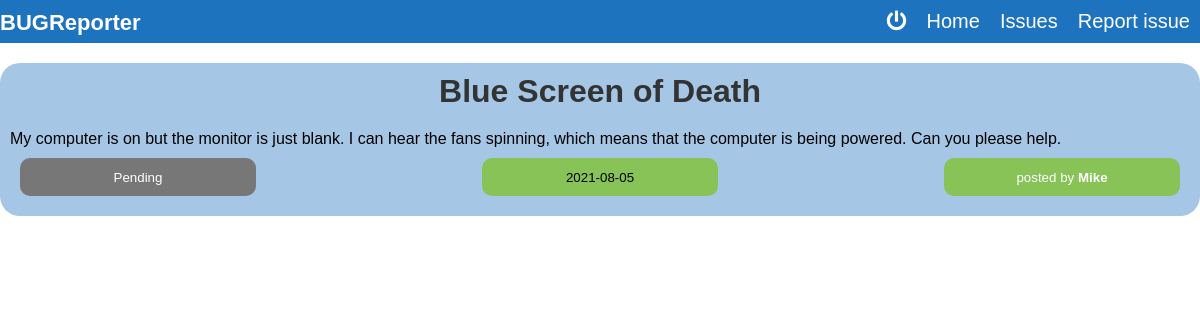
/issue/2 (signed in), run on an earlier commit of the app's database.
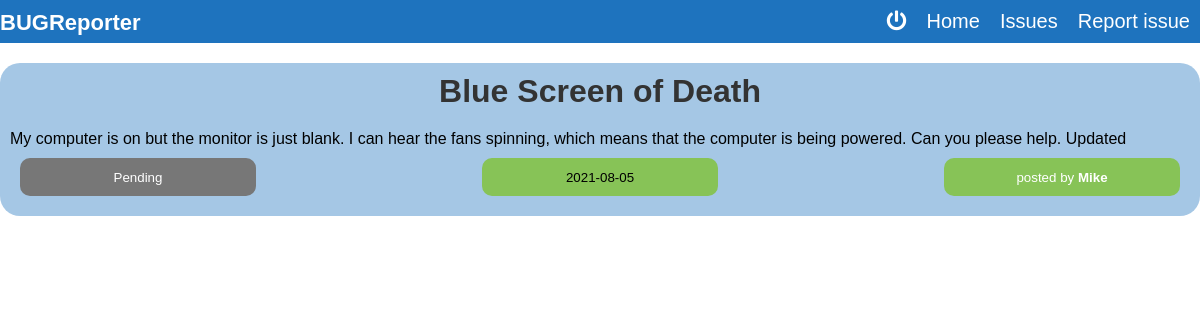
And on a later commit of the database.
### issues_blog/models.py (models this page shows, shortened)
class Issue(db.Model):
    __tablename__ = 'issues'
    id = db.Column(db.Integer, primary_key = True)
    title = db.Column(db.String(60), nullable = False)
    content = db.Column(db.Text, nullable = False)
    status = db.Column(db.String(20), nullable = False, default = 'Pending')
    date_created = db.Column(db.DateTime, nullable = False, default = datetime.utcnow)
    user_id = db.Column(db.Integer, db.ForeignKey('users.id'), nullable = False)

### issues_blog/routes.py (the view)
@app.route('/issue/<int:issue_id>', methods = ['POST', 'GET'])
@login_required
def issue(issue_id):
    issue = Issue.query.get_or_404(issue_id)
    return render_template('issue.html', title = issue.title, issue = issue)

### issues_blog/models.py (called while the page is built)
@login_manager.user_loader
def load_user(user_id):
    return User.query.get(int(user_id))

### issues_blog/templates/issue.html (shortened to what this page needs)
{% extends 'base.html' %}
{% block body %}
    <div class="container">
        <div class="issue-box">
            <h1>{{ issue.title }}</h1>
            <p>{{ issue.content }}</p>
            <div class="details">
                <div class="info {{ issue.status|lower }}">
                    <p>
                        <small class = "details">{{ issue.status }}</small>
                    </p>
                </div>
                <div class="info">
                    <p>
                        <small class = "details">{{ issue.date_created.strftime('%Y-%m-%d') }}</small>
                    </p>
                </div>
                <div class="info">
                    <p>
                        <a href="{{ url_for('user_issues', firstname = issue.author.firstname) }}">
                            <small class = "details">
                                posted by <strong>{{ issue.author.firstname }}</strong>
                            </small>
                        </a>
                    </p>
                </div>
            </div>
        </div>
    </div>
{% endblock %}

What changed in the data, as far as the page shows it:
changed Issue "Blue Screen of Death": content "My computer is on but the monitor is just blank. I can hear the fans spinning, which means that the computer is being powered. Can you please help." → "My computer is on but the monitor is just blank. I can hear the fans spinning, which means that the computer is being powered. Can you please help. Updated"
